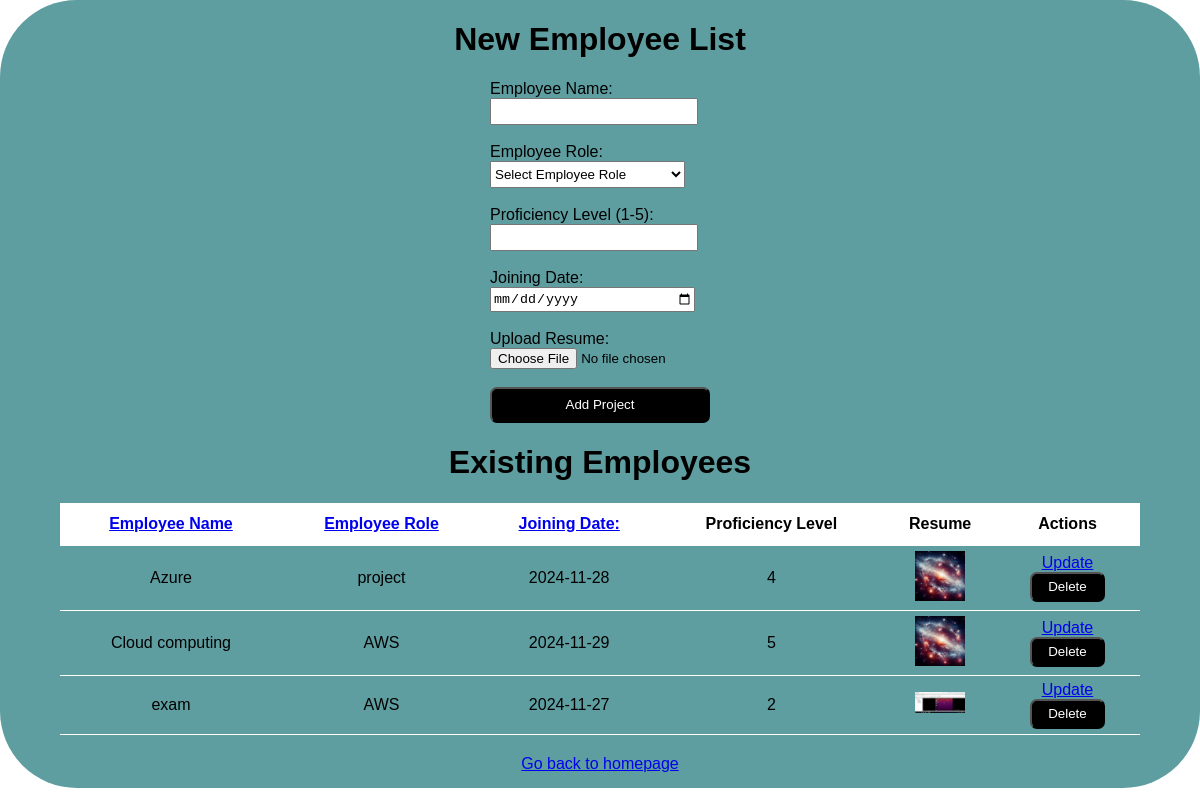
Before: /final_project with the older database file.
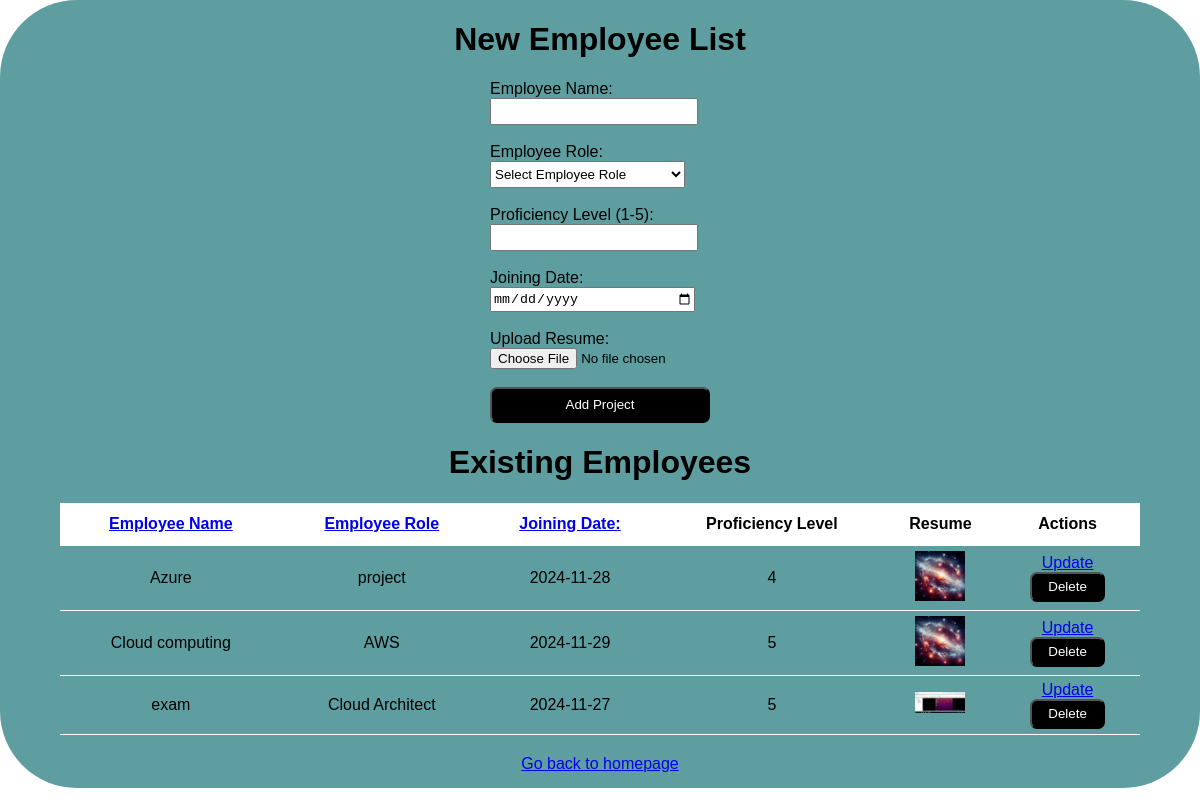
After: the same page with the newer database file.
### models.py (models this page shows, shortened)
class Project(db.Model):
    id = db.Column(db.Integer, primary_key=True)
    task = db.Column(db.String(100), nullable=False)
    category = db.Column(db.String(50), nullable=False)
    priority = db.Column(db.Integer, nullable=False)
    due_date = db.Column(db.Date, nullable=False)
    file_name = db.Column(db.String(200), nullable=False)
    date_created = db.Column(db.DateTime, default=datetime.utcnow)

### app.py (the view)
@app.route('/final_project', methods=['POST', 'GET'])
def form():
    if request.method == 'POST':
        try:
            task = request.form['pTask']
            category = request.form['task_type']
            priority = int(request.form['pr'])
            due_date_str = request.form['due_date']
            file = request.files['file_upload']
            due_date = datetime.strptime(due_date_str, '%Y-%m-%d').date()
            UPLOAD_FOLDER = 'static/uploads'
            app.config['UPLOAD_FOLDER'] = UPLOAD_FOLDER
            file_path = os.path.join(app.config['UPLOAD_FOLDER'], file.filename)
            file.save(file_path)
            new_project = Project(
                task=task,
                category=category,
                priority=priority,
                due_date=due_date,
                file_name=file.filename,
            )
            db.session.add(new_project)
            db.session.commit()
            return redirect('/final_project')
        except Exception as e:
            return f'There was an issue adding your project: {e}'
    else:
        sort_column = request.args.get('sort_column', 'task')
        valid_columns = ['task', 'category', 'due_date']
        if sort_column not in valid_columns:
            sort_column = 'task'  # Default to 'priority' if invalid sort_column is provided
        sort_query = asc(getattr(Project, sort_column))
        projects = Project.query.order_by(sort_query).all()
        return render_template('/final_project/Form.html', projects=projects, sort_column=sort_column)

### templates/final_project/Form.html (shortened to what this page needs)
{% extends 'base.html' %}
{% block body %}
<div class="form-container">
    <h1>New Employee List</h1>
    <form action="/final_project" method="POST" enctype="multipart/form-data">
        <label for="PT">Employee Name:</label><br/>
        <input type="text" name="pTask" id="pTask" required><br><br>
        <label for="Project-type">Employee Role:</label><br/>
        <select id="task-type" name="task_type" required>
            <option value="">Select Employee Role</option>
        </select>
        <br><br>
        <label for="priority">Proficiency Level (1-5):</label><br/>
        <input type="number" name="pr" id="pr" min="1" max="5" required><br><br>
        <label for="due-date">Joining Date:</label><br/>
        <input type="date" id="due-date" name="due_date" required>
        <br><br>
        <label for="file-upload">Upload Resume:</label><br/>
        <input type="file" id="file-upload" name="file_upload" required>
        <br><br>
        <input type="submit" value="Add Project" id="sub">
    </form>
    <h1>Existing Employees</h1>
    {% if projects|length < 1 %}
        <h4 style="text-align: center">There are no Employees found. Add a New Employee!</h4>
        {% else %}
        <table class="table_style">
            <tr>
                <th>
                    <a href="?sort_column=priority">Employee Name</a>
                </th>
                <th>
                    <a href="?sort_column=category">Employee Role</a>
                </th>
                <th>
                    <a href="?sort_column=due_date">Joining Date:</a>
                </th>
        <th>Proficiency Level</th>
        <th>Resume</th>
        <th>Actions</th>
    </tr>
    {% for project in projects %}
    <tr>
        <td>{{project.task}}</td>
        <td>{{project.category}}</td>
        <td>{{project.due_date}}</td>
        <td>{{project.priority}}</td>
        <td>
            <a href="{{ url_for('static', filename='uploads/' + project.file_name) }}" >
                <img src="{{ url_for('static', filename='uploads/' + project.file_name) }}" alt="{{ project.file_name }}" style="max-width: 50px; max-height: 50px;">
            </a>
        </td>
        <td>
             <a href="/update_form/{{project.id}}" style="padding-bottom: 10px;">Update</a>
            <br>
            <form action="/delete_form/{{ project.id }}" method="POST" style="display: inline;">
                <button type="submit" id="del">
                    Delete
                </button>
            </form>
        </td>
    </tr>
    {% endfor %}
</table>
{% endif %}
<div style="text-align: center; margin-top:20px;">
    <a href="/">Go back to homepage</a>
</div>
</div>
{% endblock %}

Changed rows visible on the page:
changed Project "exam": category "AWS" → "Cloud Architect"; priority "2" → "5"
